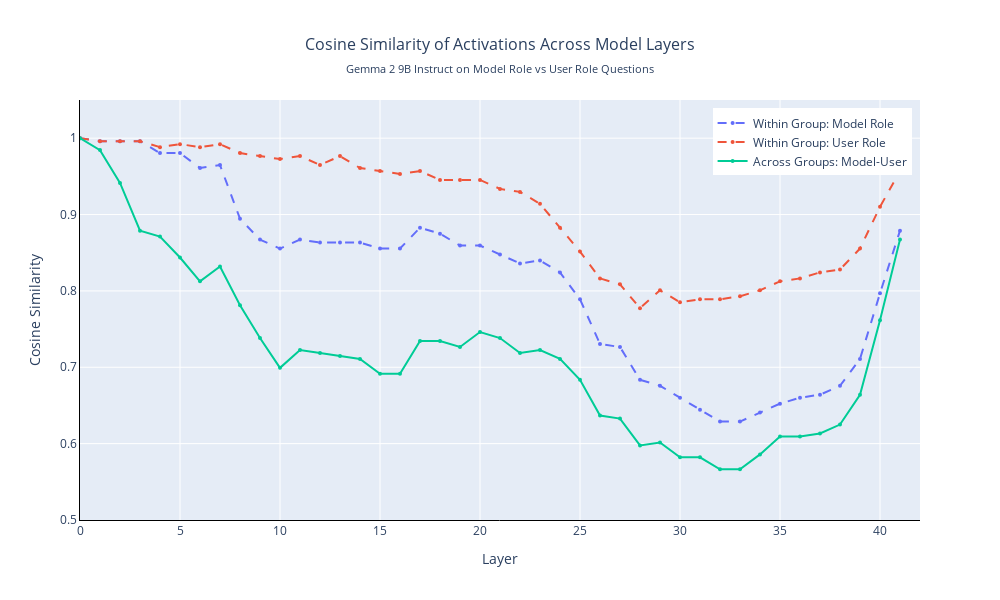

Notebook code for this chart:
### Markdown cell above
## Compare average feature activation at each layer

For each sequence, get the average activation for each token position for each prompt and then compute the mean activation for all the prompts in a category.

### Code cell
import plotly.graph_objects as go
from plotly.subplots import make_subplots

# Create interactive line plot for cosine similarities
fig = go.Figure()

# Extract data for plotting
layers = [result['layer'] for result in summary_results]
within_category = [result['avg_within_category'] for result in summary_results]
cross_category = [result['avg_cross_category'] for result in summary_results]
normal_normal = [result['avg_normal_normal'] for result in summary_results]
swapped_swapped = [result['avg_swapped_swapped'] for result in summary_results]
similarity_diff = [result['similarity_difference'] for result in summary_results]


# Add line for normal-normal similarity
fig.add_trace(go.Scatter(
    x=layers,
    y=normal_normal,
    mode='lines+markers',
    name='Within Group: Model Role',
    line=dict(width=2, dash='dash'),
    marker=dict(size=4),
    customdata=similarity_diff,
    hovertemplate='<b>Model Role Similarity</b><br>' +
                  'Layer: %{x}<br>' +
                  'Similarity: %{y:.4f}<br>' +
                  'Difference (Within-Cross): %{customdata:.4f}' +
                  '<extra></extra>'
))

# Add line for swapped-swapped similarity  
fig.add_trace(go.Scatter(
    x=layers,
    y=swapped_swapped,
    mode='lines+markers',
    name='Within Group: User Role',
    line=dict(width=2, dash='dash'),
    marker=dict(size=4),
    customdata=similarity_diff,
    hovertemplate='<b>User Role Similarity</b><br>' +
                  'Layer: %{x}<br>' +
                  'Similarity: %{y:.4f}<br>' +
                  'Difference (Within-Cross): %{customdata:.4f}' +
                  '<extra></extra>'
))

# Add line for cross-category similarity
fig.add_trace(go.Scatter(
    x=layers,
    y=cross_category,
    mode='lines+markers',
    name='Across Groups: Model-User',
    line=dict(width=2),
    marker=dict(size=4),
    customdata=similarity_diff,
    hovertemplate='<b>Across Groups (Model-User)</b><br>' +
                  'Layer: %{x}<br>' +
                  'Average Similarity: %{y:.4f}<br>' +
                  'Difference (Within-Cross): %{customdata:.4f}' +
                  '<extra></extra>'
))

# Update layout with axis configuration
fig.update_layout(
    title={
        'text': f'Cosine Similarity of Activations Across Model Layers',
        'subtitle': {'text': f'{MODEL_READABLE} on Model Role vs User Role Questions'},
        'x': 0.5,
        'font': {'size': 16}
    },
    xaxis_title='Layer',
    yaxis_title='Cosine Similarity',
    width=1000,
    height=600,
    hovermode='closest',
    legend=dict(
        yanchor="top",
        y=0.98,
        xanchor="right",
        x=0.99
    ),
    xaxis=dict(
        showgrid=True,
        showline=True,
        linecolor='black',
        tickmode='linear',
        dtick=5,
        range=[0, model.config.num_hidden_layers]
    ),
    yaxis=dict(
        showgrid=True,
        showline=True,
        linecolor='black',
        range=[0.5, 1.05]
    )
)

# Show the plot
fig.show()

print(f"Interactive plot created showing cosine similarity across {len(layers)} layers")
print("Hover over data points to see detailed information including:")
print("- Average similarities for within/across categories")
print("- Individual group similarities (Model Role, User Role)")  
print("- Similarity differences (within - across)")

os.makedirs(OUTPUT_DIR, exist_ok=True)
fig.write_html(f"{OUTPUT_DIR}/cosine_similarity.html")

### Figure 1 — Plotly figure (JSON) as saved in the notebook; plotly's stock layout.template omitted (floating-point values rounded to 4 significant figures)
{"data": [{"customdata": [0, 0.01172, 0.05469, 0.1172, 0.1133, 0.1406, 0.1641, 0.1445, 0.1562, 0.1836, 0.2148, 0.1992, 0.1953, 0.207, 0.2031, 0.2148, 0.2148, 0.1875, 0.1758, 0.1758, 0.1562, 0.1523, 0.1641, 0.1523, 0.1406, 0.1367, 0.1367, 0.1328, 0.1328, 0.1367, 0.1406, 0.1367, 0.1445, 0.1445, 0.1328, 0.125, 0.1289, 0.1289, 0.125, 0.1172, 0.08984, 0.05078], "hovertemplate": "<b>Model Role Similarity</b><br>Layer: %{x}<br>Similarity: %{y:.4f}<br>Difference (Within-Cross): %{customdata:.4f}<extra></extra>", "line": {"dash": "dash", "width": 2}, "marker": {"size": 4}, "mode": "lines+markers", "name": "Within Group: Model Role", "type": "scatter", "x": [0, 1, 2, 3, 4, 5, 6, 7, 8, 9, 10, 11, 12, 13, 14, 15, 16, 17, 18, 19, 20, 21, 22, 23, 24, 25, 26, 27, 28, 29, 30, 31, 32, 33, 34, 35, 36, 37, 38, 39, 40, 41], "y": [1, 0.9961, 0.9961, 0.9961, 0.9805, 0.9805, 0.9609, 0.9648, 0.8945, 0.8672, 0.8555, 0.8672, 0.8633, 0.8633, 0.8633, 0.8555, 0.8555, 0.8828, 0.875, 0.8594, 0.8594, 0.8477, 0.8359, 0.8398, 0.8242, 0.7891, 0.7305, 0.7266, 0.6836, 0.6758, 0.6602, 0.6445, 0.6289, 0.6289, 0.6406, 0.6523, 0.6602, 0.6641, 0.6758, 0.7109, 0.7969, 0.8789]}, {"customdata": [0, 0.01172, 0.05469, 0.1172, 0.1133, 0.1406, 0.1641, 0.1445, 0.1562, 0.1836, 0.2148, 0.1992, 0.1953, 0.207, 0.2031, 0.2148, 0.2148, 0.1875, 0.1758, 0.1758, 0.1562, 0.1523, 0.1641, 0.1523, 0.1406, 0.1367, 0.1367, 0.1328, 0.1328, 0.1367, 0.1406, 0.1367, 0.1445, 0.1445, 0.1328, 0.125, 0.1289, 0.1289, 0.125, 0.1172, 0.08984, 0.05078], "hovertemplate": "<b>User Role Similarity</b><br>Layer: %{x}<br>Similarity: %{y:.4f}<br>Difference (Within-Cross): %{customdata:.4f}<extra></extra>", "line": {"dash": "dash", "width": 2}, "marker": {"size": 4}, "mode": "lines+markers", "name": "Within Group: User Role", "type": "scatter", "x": [0, 1, 2, 3, 4, 5, 6, 7, 8, 9, 10, 11, 12, 13, 14, 15, 16, 17, 18, 19, 20, 21, 22, 23, 24, 25, 26, 27, 28, 29, 30, 31, 32, 33, 34, 35, 36, 37, 38, 39, 40, 41], "y": [1, 0.9961, 0.9961, 0.9961, 0.9883, 0.9922, 0.9883, 0.9922, 0.9805, 0.9766, 0.9727, 0.9766, 0.9648, 0.9766, 0.9609, 0.957, 0.9531, 0.957, 0.9453, 0.9453, 0.9453, 0.9336, 0.9297, 0.9141, 0.8828, 0.8516, 0.8164, 0.8086, 0.7773, 0.8008, 0.7852, 0.7891, 0.7891, 0.793, 0.8008, 0.8125, 0.8164, 0.8242, 0.8281, 0.8555, 0.9102, 0.957]}, {"customdata": [0, 0.01172, 0.05469, 0.1172, 0.1133, 0.1406, 0.1641, 0.1445, 0.1562, 0.1836, 0.2148, 0.1992, 0.1953, 0.207, 0.2031, 0.2148, 0.2148, 0.1875, 0.1758, 0.1758, 0.1562, 0.1523, 0.1641, 0.1523, 0.1406, 0.1367, 0.1367, 0.1328, 0.1328, 0.1367, 0.1406, 0.1367, 0.1445, 0.1445, 0.1328, 0.125, 0.1289, 0.1289, 0.125, 0.1172, 0.08984, 0.05078], "hovertemplate": "<b>Across Groups (Model-User)</b><br>Layer: %{x}<br>Average Similarity: %{y:.4f}<br>Difference (Within-Cross): %{customdata:.4f}<extra></extra>", "line": {"width": 2}, "marker": {"size": 4}, "mode": "lines+markers", "name": "Across Groups: Model-User", "type": "scatter", "x": [0, 1, 2, 3, 4, 5, 6, 7, 8, 9, 10, 11, 12, 13, 14, 15, 16, 17, 18, 19, 20, 21, 22, 23, 24, 25, 26, 27, 28, 29, 30, 31, 32, 33, 34, 35, 36, 37, 38, 39, 40, 41], "y": [1, 0.9844, 0.9414, 0.8789, 0.8711, 0.8438, 0.8125, 0.832, 0.7812, 0.7383, 0.6992, 0.7227, 0.7188, 0.7148, 0.7109, 0.6914, 0.6914, 0.7344, 0.7344, 0.7266, 0.7461, 0.7383, 0.7188, 0.7227, 0.7109, 0.6836, 0.6367, 0.6328, 0.5977, 0.6016, 0.582, 0.582, 0.5664, 0.5664, 0.5859, 0.6094, 0.6094, 0.6133, 0.625, 0.6641, 0.7617, 0.8672]}], "layout": {"height": 600, "hovermode": "closest", "legend": {"x": 0.99, "xanchor": "right", "y": 0.98, "yanchor": "top"}, "title": {"font": {"size": 16}, "subtitle": {"text": "Gemma 2 9B Instruct on Model Role vs User Role Questions"}, "text": "Cosine Similarity of Activations Across Model Layers", "x": 0.5}, "width": 1000, "xaxis": {"dtick": 5, "linecolor": "black", "range": [0, 42], "showgrid": true, "showline": true, "tickmode": "linear", "title": {"text": "Layer"}}, "yaxis": {"linecolor": "black", "range": [0.5, 1.05], "showgrid": true, "showline": true, "title": {"text": "Cosine Similarity"}}}}
